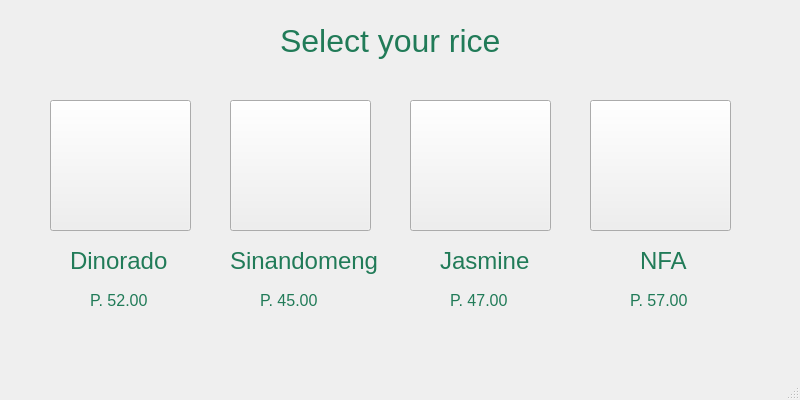
<?xml version="1.0" encoding="UTF-8"?>
<ui version="4.0">
 <class>MainWindow</class>
 <widget class="QMainWindow" name="MainWindow">
  <property name="geometry">
   <rect>
    <x>0</x>
    <y>0</y>
    <width>800</width>
    <height>400</height>
   </rect>
  </property>
  <property name="windowTitle">
   <string>MainWindow</string>
  </property>
  <widget class="QWidget" name="centralwidget">
   <widget class="QPushButton" name="pushButton_4">
    <property name="enabled">
     <bool>true</bool>
    </property>
    <property name="geometry">
     <rect>
      <x>590</x>
      <y>100</y>
      <width>141</width>
      <height>131</height>
     </rect>
    </property>
    <property name="text">
     <string/>
    </property>
    <property name="icon">
     <iconset>
      <normaloff>F:/Users/Dann Joseph/Desktop/old photos/IMG_20180211_200219.jpg</normaloff>F:/Users/Dann Joseph/Desktop/old photos/IMG_20180211_200219.jpg</iconset>
    </property>
    <property name="iconSize">
     <size>
      <width>195</width>
      <height>140</height>
     </size>
    </property>
   </widget>
   <widget class="QLabel" name="label_5">
    <property name="geometry">
     <rect>
      <x>640</x>
      <y>240</y>
      <width>61</width>
      <height>41</height>
     </rect>
    </property>
    <property name="font">
     <font>
      <pointsize>18</pointsize>
     </font>
    </property>
    <property name="styleSheet">
     <string notr="true">color: rgb(33, 123, 88);</string>
    </property>
    <property name="text">
     <string>NFA</string>
    </property>
   </widget>
   <widget class="QLabel" name="label_8">
    <property name="geometry">
     <rect>
      <x>450</x>
      <y>290</y>
      <width>81</width>
      <height>21</height>
     </rect>
    </property>
    <property name="font">
     <font>
      <pointsize>12</pointsize>
     </font>
    </property>
    <property name="styleSheet">
     <string notr="true">color: rgb(33, 123, 88);</string>
    </property>
    <property name="text">
     <string>P. 47.00</string>
    </property>
   </widget>
   <widget class="QLabel" name="label_7">
    <property name="geometry">
     <rect>
      <x>260</x>
      <y>290</y>
      <width>81</width>
      <height>21</height>
     </rect>
    </property>
    <property name="font">
     <font>
      <pointsize>12</pointsize>
     </font>
    </property>
    <property name="styleSheet">
     <string notr="true">color: rgb(33, 123, 88);</string>
    </property>
    <property name="text">
     <string>P. 45.00</string>
    </property>
   </widget>
   <widget class="QPushButton" name="pushButton">
    <property name="geometry">
     <rect>
      <x>50</x>
      <y>100</y>
      <width>141</width>
      <height>131</height>
     </rect>
    </property>
    <property name="text">
     <string/>
    </property>
    <property name="icon">
     <iconset>
      <normaloff>F:/Users/Dann Joseph/Desktop/2022 North Trip/Vigan/20220930_161006.jpg</normaloff>F:/Users/Dann Joseph/Desktop/2022 North Trip/Vigan/20220930_161006.jpg</iconset>
    </property>
    <property name="iconSize">
     <size>
      <width>140</width>
      <height>140</height>
     </size>
    </property>
   </widget>
   <widget class="QPushButton" name="pushButton_3">
    <property name="geometry">
     <rect>
      <x>410</x>
      <y>100</y>
      <width>141</width>
      <height>131</height>
     </rect>
    </property>
    <property name="text">
     <string/>
    </property>
    <property name="icon">
     <iconset>
      <normaloff>F:/Users/Dann Joseph/Desktop/2022 North Trip/Pagudpod/20220930_200743.jpg</normaloff>F:/Users/Dann Joseph/Desktop/2022 North Trip/Pagudpod/20220930_200743.jpg</iconset>
    </property>
    <property name="iconSize">
     <size>
      <width>194</width>
      <height>191</height>
     </size>
    </property>
   </widget>
   <widget class="QLabel" name="label_3">
    <property name="geometry">
     <rect>
      <x>230</x>
      <y>240</y>
      <width>151</width>
      <height>41</height>
     </rect>
    </property>
    <property name="font">
     <font>
      <pointsize>18</pointsize>
     </font>
    </property>
    <property name="styleSheet">
     <string notr="true">color: rgb(33, 123, 88);</string>
    </property>
    <property name="text">
     <string>Sinandomeng</string>
    </property>
   </widget>
   <widget class="QLabel" name="label_4">
    <property name="geometry">
     <rect>
      <x>440</x>
      <y>240</y>
      <width>91</width>
      <height>41</height>
     </rect>
    </property>
    <property name="font">
     <font>
      <pointsize>18</pointsize>
     </font>
    </property>
    <property name="styleSheet">
     <string notr="true">color: rgb(33, 123, 88);</string>
    </property>
    <property name="text">
     <string>Jasmine</string>
    </property>
   </widget>
   <widget class="QLabel" name="label_9">
    <property name="geometry">
     <rect>
      <x>630</x>
      <y>290</y>
      <width>81</width>
      <height>21</height>
     </rect>
    </property>
    <property name="font">
     <font>
      <pointsize>12</pointsize>
     </font>
    </property>
    <property name="styleSheet">
     <string notr="true">color: rgb(33, 123, 88);</string>
    </property>
    <property name="text">
     <string>P. 57.00</string>
    </property>
   </widget>
   <widget class="QLabel" name="label">
    <property name="geometry">
     <rect>
      <x>280</x>
      <y>20</y>
      <width>231</width>
      <height>41</height>
     </rect>
    </property>
    <property name="font">
     <font>
      <pointsize>24</pointsize>
     </font>
    </property>
    <property name="styleSheet">
     <string notr="true">color: rgb(33, 123, 88);</string>
    </property>
    <property name="text">
     <string>Select your rice</string>
    </property>
   </widget>
   <widget class="QLabel" name="label_6">
    <property name="geometry">
     <rect>
      <x>90</x>
      <y>290</y>
      <width>81</width>
      <height>21</height>
     </rect>
    </property>
    <property name="font">
     <font>
      <pointsize>12</pointsize>
     </font>
    </property>
    <property name="styleSheet">
     <string notr="true">color: rgb(33, 123, 88);</string>
    </property>
    <property name="text">
     <string>P. 52.00</string>
    </property>
   </widget>
   <widget class="QPushButton" name="pushButton_2">
    <property name="geometry">
     <rect>
      <x>230</x>
      <y>100</y>
      <width>141</width>
      <height>131</height>
     </rect>
    </property>
    <property name="text">
     <string/>
    </property>
    <property name="icon">
     <iconset>
      <normaloff>F:/Users/Dann Joseph/Desktop/old photos/IMG_20180211_200111.jpg</normaloff>F:/Users/Dann Joseph/Desktop/old photos/IMG_20180211_200111.jpg</iconset>
    </property>
    <property name="iconSize">
     <size>
      <width>181</width>
      <height>181</height>
     </size>
    </property>
   </widget>
   <widget class="QLabel" name="label_2">
    <property name="geometry">
     <rect>
      <x>70</x>
      <y>240</y>
      <width>111</width>
      <height>41</height>
     </rect>
    </property>
    <property name="font">
     <font>
      <pointsize>18</pointsize>
     </font>
    </property>
    <property name="styleSheet">
     <string notr="true">color: rgb(33, 123, 88);</string>
    </property>
    <property name="text">
     <string>Dinorado</string>
    </property>
   </widget>
  </widget>
  <widget class="QMenuBar" name="menubar">
   <property name="geometry">
    <rect>
     <x>0</x>
     <y>0</y>
     <width>800</width>
     <height>22</height>
    </rect>
   </property>
  </widget>
  <widget class="QStatusBar" name="statusbar"/>
 </widget>
 <resources/>
 <connections/>
</ui>
